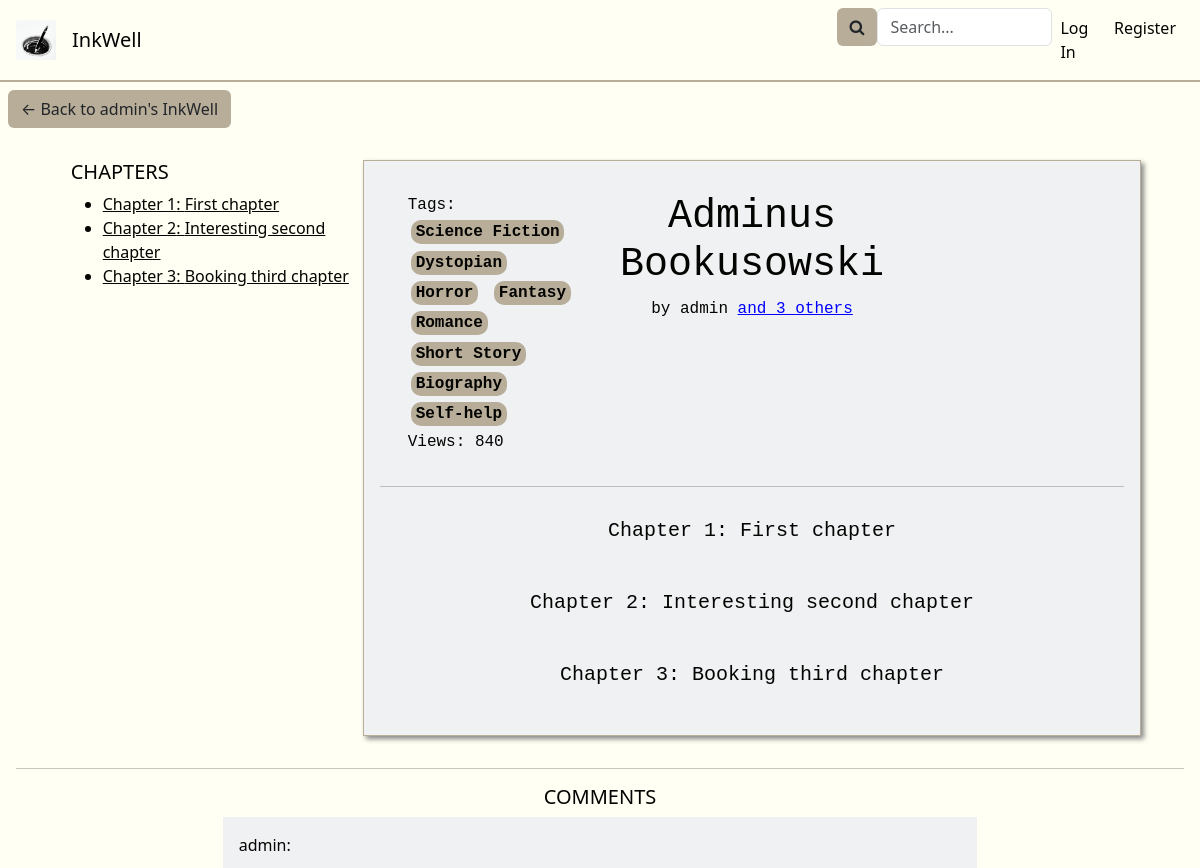
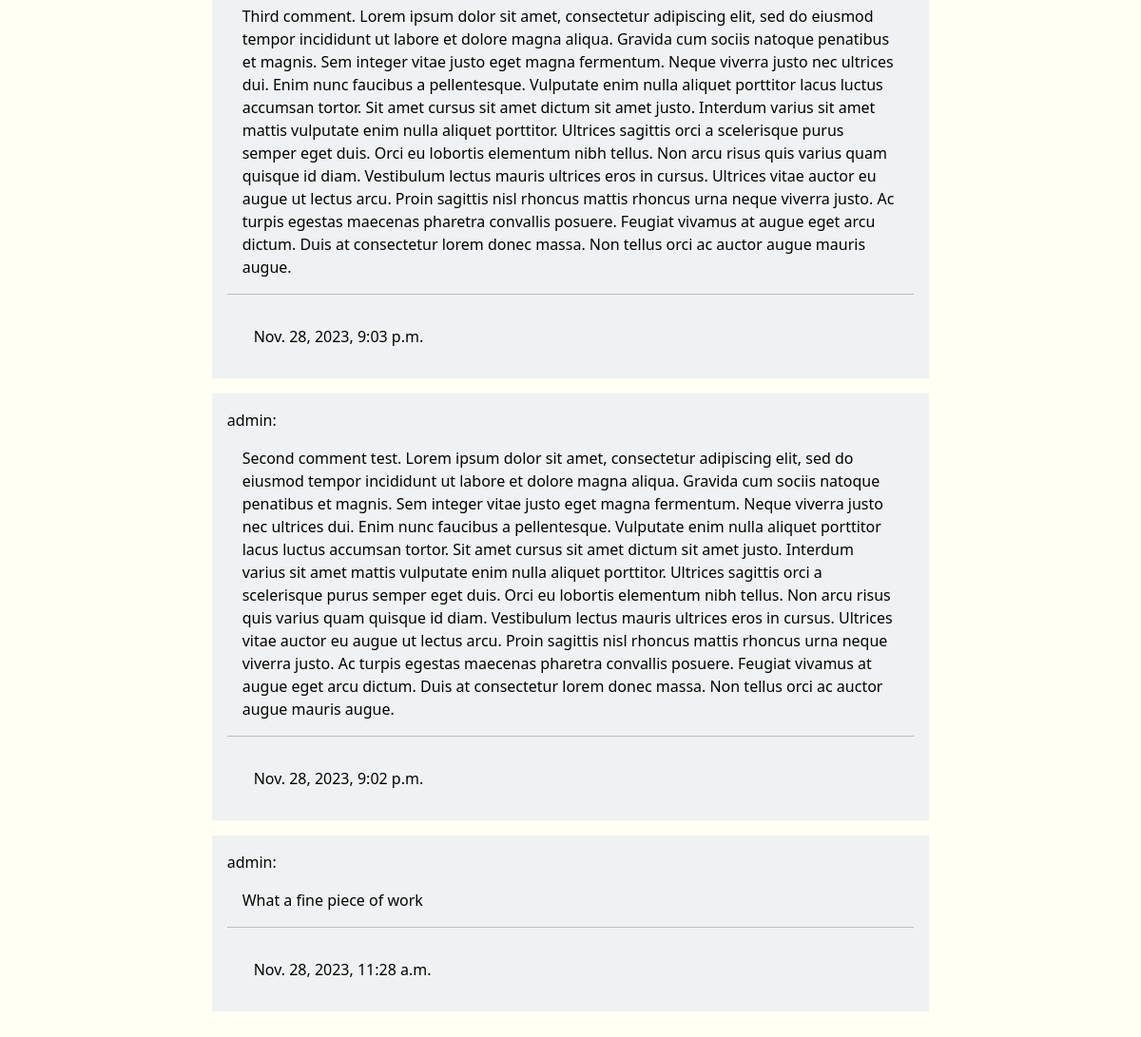
The page /ink_view/6 on the database its author committed (2 pictures, top to bottom).
### inkwell/models.py (models this page shows, shortened)
class Ink(models.Model):
    wellOrigin = models.ForeignKey(Well, on_delete=models.CASCADE, related_name="well_pk", default="")
    inkOwner = models.ForeignKey(User, on_delete=models.CASCADE, related_name="ink_owner", default="")
    coAuthors = models.ManyToManyField(User, related_name="CoAuthors", blank=True)
    privateStatus = models.BooleanField(default=False)
    updateStatus = models.BooleanField(default=False) # If the Ink is edited at least once, this changes to true
    ink_following = models.ManyToManyField(User, related_name="ink_following", blank=True)
    tags = models.ManyToManyField(Tag, related_name="tags", blank=True)
    description = models.CharField(max_length=500, default="")
    title = models.CharField(max_length=64, default="")
    views = models.PositiveBigIntegerField(default=0)
    creation_date = models.DateTimeField(default=timezone.now, editable=False)

class User(AbstractUser):
    about = models.CharField(max_length=250, default="")
    profilePicture = models.ImageField(upload_to='', blank=True, null=True)
    def __str__(self):
        return f"{self.username}"

class Chapter(models.Model):
    chapterNumber = models.PositiveIntegerField(default=1)
    chapterTitle = models.CharField(max_length=64)
    chapterContents = QuillField()
    chapterInkOrigin = models.ForeignKey(Ink, on_delete=models.CASCADE, related_name="chapterInkOrigin", default="")

class Tag(models.Model):
    tagName = models.CharField(max_length=64)
    def __str__(self):
        return f"{self.tagName}"

class Comment(models.Model):
    content = models.TextField()
    commentInkOrigin = models.ForeignKey(Ink, on_delete=models.CASCADE, related_name="commentInkOrigin", default="")
    commentAuthor = models.ForeignKey(User, on_delete=models.CASCADE, related_name="commentAuthor", default="")
    commentCreationDate = models.DateTimeField(default=timezone.now, editable=False)

### inkwell/views.py (the view, shortened to what this page needs)
# urls.py: path('ink_view/<int:inkID>', views.ink_view, name='ink_view'),
def ink_view(request, inkID):
    viewedInk = Ink.objects.get(id=inkID)
    chapters = Chapter.objects.filter(chapterInkOrigin=viewedInk).order_by("chapterNumber")
    viewedInk.views += 1
    viewedInk.save()
    viewingAsAuthor = False
    following_check = False
    comments = Comment.objects.filter(commentInkOrigin=viewedInk).order_by("-commentCreationDate")
    if request.method == "POST" and "commentContents" in request.POST:
        commentContents = request.POST.get("commentContents")
        new_comment = Comment(content=commentContents, commentInkOrigin=viewedInk, commentAuthor=current_user)
        new_comment.save()
        time.sleep(1)
        return redirect('ink_view', inkID=viewedInk.id)
    return render(request, "inkwell/ink_view.html", {
        "ink": viewedInk,
        "chapters": chapters,
        "following_check": following_check,
        "viewingAsAuthor": viewingAsAuthor,
        "comments": comments
    })

### inkwell/templates/inkwell/ink_view.html (shortened to what this page needs)
{% extends "inkwell/layout.html" %}
{% block body %}
<a href="{% url 'well' username=ink.inkOwner.username %}"><button class="backToInkWell btn btn-khaki">&larr; Back to {{ ink.inkOwner.username }}'s InkWell</button></a>
<div class="container-flex inkViewContainer">
    {% if ink.privateStatus and request.user != ink.inkOwner %}
        <div class="container disFdirColAliCen mt-5">
            <h3>THIS INK IS PRIVATE</h3>
        </div>
    {% else %}
        <div class="row mt-2">
            <div class="col-3 chapterListCol">
                <div class="chaptersListView">
                    <h5 class="text-start">CHAPTERS</h5>
                    <ul class="chapter-list">
                        {% for chapter in chapters %}
                            <a href="#anchorChapter{{ chapter.chapterNumber }}"><li>Chapter {{ chapter.chapterNumber }}: {{ chapter.chapterTitle }}</li></a>
                        {% endfor %}
                    </ul>
                </div>
            </div>
            <div class="col-8 inkViewContents">
                <div class="row inkTitleCard">
                    <div class="col inkTitleCardInfo displayDirectionCol">
                        <span>Tags:
                            {% for tag in ink.tags.all %}
                                <div class="tag">
                                    <span>{{ tag }}</span>
                                </div>
                            {% endfor %}
                        </span>
                        <span>Views: {{ ink.views }}</span>
                    </div>
                    <div class="col-5 inkViewTitleColumn displayDirectionCol">
                        <h1 class="text-center inkViewTitle">{{ ink.title }}</h1>
                        {% if ink.coAuthors %}
                            <span class="author-credit text-center">by {{ ink.inkOwner }} <a href="{% url 'inkCoAuthors' inkID=ink.id %}" style="text-decoration: underline; color: blue;">and {{ ink.coAuthors.count }} others</a></span>
                        {% else %}
                            <span class="author-credit text-center">by {{ ink.inkOwner }}</span>
                        {% endif %}
                    </div>
                    <div class="col">
                    </div>
                </div>
                <hr>
                {% for chapter in chapters %}
                <div class="justify-text p-3" id="anchorChapter{{chapter.chapterNumber}}">
                    <h5 class="text-center chapterTitle">Chapter {{ chapter.chapterNumber}}: {{chapter.chapterTitle}}</h5>
                </div>
                {% endfor %}
            </div>
        </div>
        <div class="row inkViewComments disFdirColAliCen">
            <hr>
            <div class="col-8">
                <div class="comments-section">
                    <h5 class="text-center">COMMENTS</h5>
                    {% for comment in comments %}
                        <div class="comment">
                            <span>{{ comment.commentAuthor }}:</span>
                            <p>{{ comment.content }}</p>
                            <hr>
                            <div class="row ">
                                <span class="col">{{ comment.commentCreationDate }}</span>
                                <div class="col delete-comment-form">
                                </div>
                            </div>
                        </div>
                    {% endfor %}
                </div>
            </div>
        </div>
    {% endif %}
</div>
{% endblock%}

### inkwell/static/inkwell/styles.css (style rules this page uses)
:root { --black: #020202ff; --dark-green: #0d2818ff; --pakistan-green: #04471cff; --sea-green: #058c42ff; --malachite: #16db65ff; --coquelicot: #f15025ff; --white: #ffffffff; --platinum: #e6e8e6ff; --timberwolf: #ced0ceff; --eerie-black: #191919ff; --gunmetal: #223843ff; --antiflash-white: #eff1f3ff; --timberwolf: #dbd3d8ff; --desert-sand: #d8b4a0ff; --burnt-sienna: #d77a61ff; --baby-powder: #fdfffcff; --lapis-lazuli: #235789ff; --fire-engine-red: #c1292eff; --school-bus-yellow: #f1d302ff; --raisin-black: #161925ff; --khaki: #b7ad99ff; --folly: #ff4365ff; --black: #030301ff; --turquoise: #00d9c0ff; --ivory: #fffff3ff; --primary-color: var(--antiflash-white); --secondary-color: var(--ivory); --background-color: var(--ivory); --text-color: var(--black); --border-color: var(--khaki); --button-color: var(--khaki); }
p, a, h1, h2, h3, h4, h5, span { color: var(--text-color); }
body { background-color: var(--background-color); margin: 0; z-index: 0; }
.displayDirectionCol { display: flex; flex-direction: column; }
.disFdirColAliCen { display: flex; flex-direction: column; align-items: center; }
.justify-text { text-align: justify; }
.backToInkView, .backToInkWell { margin: 0.5rem; }
.tag { border-radius: 10px; background-color: var(--border-color); display: inline-block; padding-left: 0.3rem; padding-right: 0.3rem; font-size: 16px; margin: 0.2rem; font-weight: bold; }
.chapterListCol { width: 19rem; }
.chaptersListView { position: sticky; top: 0px; }
.inkViewContainer .row { display: flex; justify-content: center; }
.inkViewContents, .inkEditMainCol, .request-review-text { background-color: var(--primary-color); border: 1px var(--border-color) solid; font-family: 'Courier New', Courier, monospace; padding: 1rem; box-shadow: 3px 3px 5px #888888; }
.inkViewComments { margin: 0; }
.comment { background-color: var(--primary-color); margin-bottom: 1rem; padding: 1rem; }
.comment p { margin: 1rem; }
.row { padding: 1rem; margin: 0; }
.btn-khaki { background-color: var(--button-color); }

### rows shown on the page
Ink: inkOwner.username "admin", views "840", title "Adminus Bookusowski", inkOwner "admin", coAuthors.count "3"
Chapter: chapterNumber "1", chapterTitle "First chapter"
Chapter: chapterNumber "2", chapterTitle "Interesting second chapter"
Chapter: chapterNumber "3", chapterTitle "Booking third chapter"
Tag: tagName "Science Fiction"
Tag: tagName "Dystopian"
Tag: tagName "Horror"
Tag: tagName "Fantasy"
Tag: tagName "Romance"
Tag: tagName "Short Story"
Tag: tagName "Biography"
Tag: tagName "Self-help"
Comment: commentAuthor "admin", content "Third comment. Lorem ipsum dolor sit amet, consectetur adipiscing elit, sed do eiusmod tempor incididunt ut labore et dolore magna aliqua. Gravida cum sociis natoque penatibus et magnis. Sem integer vitae justo eget magna fermentum. Neque viverra justo nec ultrices dui. Enim nunc faucibus a pellentesque. Vulputate enim nulla aliquet porttitor lacus luctus accumsan tortor. Sit amet cursus sit amet dictum sit amet justo. Interdum varius sit amet mattis vulputate enim nulla aliquet porttitor. Ultrices sagittis orci a scelerisque purus semper eget duis. Orci eu lobortis elementum nibh tellus. Non arcu risus quis varius quam quisque id diam. Vestibulum lectus mauris ultrices eros in cursus.…", commentCreationDate "Nov. 28, 2023, 9:03 p.m."
Comment: commentAuthor "admin", content "Second comment test. Lorem ipsum dolor sit amet, consectetur adipiscing elit, sed do eiusmod tempor incididunt ut labore et dolore magna aliqua. Gravida cum sociis natoque penatibus et magnis. Sem integer vitae justo eget magna fermentum. Neque viverra justo nec ultrices dui. Enim nunc faucibus a pellentesque. Vulputate enim nulla aliquet porttitor lacus luctus accumsan tortor. Sit amet cursus sit amet dictum sit amet justo. Interdum varius sit amet mattis vulputate enim nulla aliquet porttitor. Ultrices sagittis orci a scelerisque purus semper eget duis. Orci eu lobortis elementum nibh tellus. Non arcu risus quis varius quam quisque id diam. Vestibulum lectus mauris ultrices eros in…", commentCreationDate "Nov. 28, 2023, 9:02 p.m."
Comment: commentAuthor "admin", content "What a fine piece of work", commentCreationDate "Nov. 28, 2023, 11:28 a.m."
